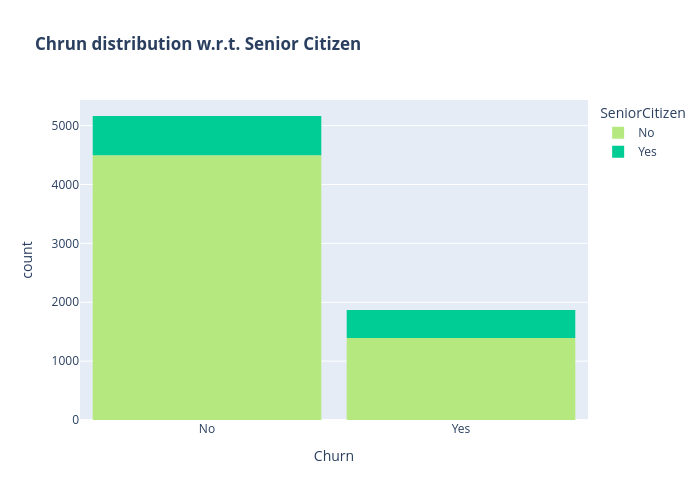

Notebook source saved alongside this figure:
### Markdown cell above
파트너가 없는 가입자가 이탈할 확률이 파트너가 있는 가입자보다 더 높게 나타남.

### Code cell
color_map = {"Yes": '#00CC96', "No": '#B6E880'}
fig = px.histogram(df, x="Churn", color="SeniorCitizen", title="<b>Chrun distribution w.r.t. Senior Citizen</b>", color_discrete_map=color_map)
fig.update_layout(width=700, height=500, bargap=0.1)
fig.show()

### Figure 1 — Plotly figure (JSON) as saved in the notebook; plotly's stock layout.template omitted (floating-point values rounded to 4 significant figures; data arrays with more than 128 entries replaced by an {"elided": "..."} marker saying what was removed)
{"data": [{"alignmentgroup": "True", "bingroup": "x", "hovertemplate": "SeniorCitizen=No<br>Churn=%{x}<br>count=%{y}<extra></extra>", "legendgroup": "No", "marker": {"color": "#B6E880", "pattern": {"shape": ""}}, "name": "No", "offsetgroup": "No", "orientation": "v", "showlegend": true, "type": "histogram", "x": {"elided": "5890 str values"}, "xaxis": "x", "yaxis": "y"}, {"alignmentgroup": "True", "bingroup": "x", "hovertemplate": "SeniorCitizen=Yes<br>Churn=%{x}<br>count=%{y}<extra></extra>", "legendgroup": "Yes", "marker": {"color": "#00CC96", "pattern": {"shape": ""}}, "name": "Yes", "offsetgroup": "Yes", "orientation": "v", "showlegend": true, "type": "histogram", "x": {"elided": "1142 str values"}, "xaxis": "x", "yaxis": "y"}], "layout": {"bargap": 0.1, "barmode": "relative", "height": 500, "legend": {"title": {"text": "SeniorCitizen"}, "tracegroupgap": 0}, "title": {"text": "<b>Chrun distribution w.r.t. Senior Citizen</b>"}, "width": 700, "xaxis": {"anchor": "y", "domain": [0, 1], "title": {"text": "Churn"}}, "yaxis": {"anchor": "x", "domain": [0, 1], "title": {"text": "count"}}}}
